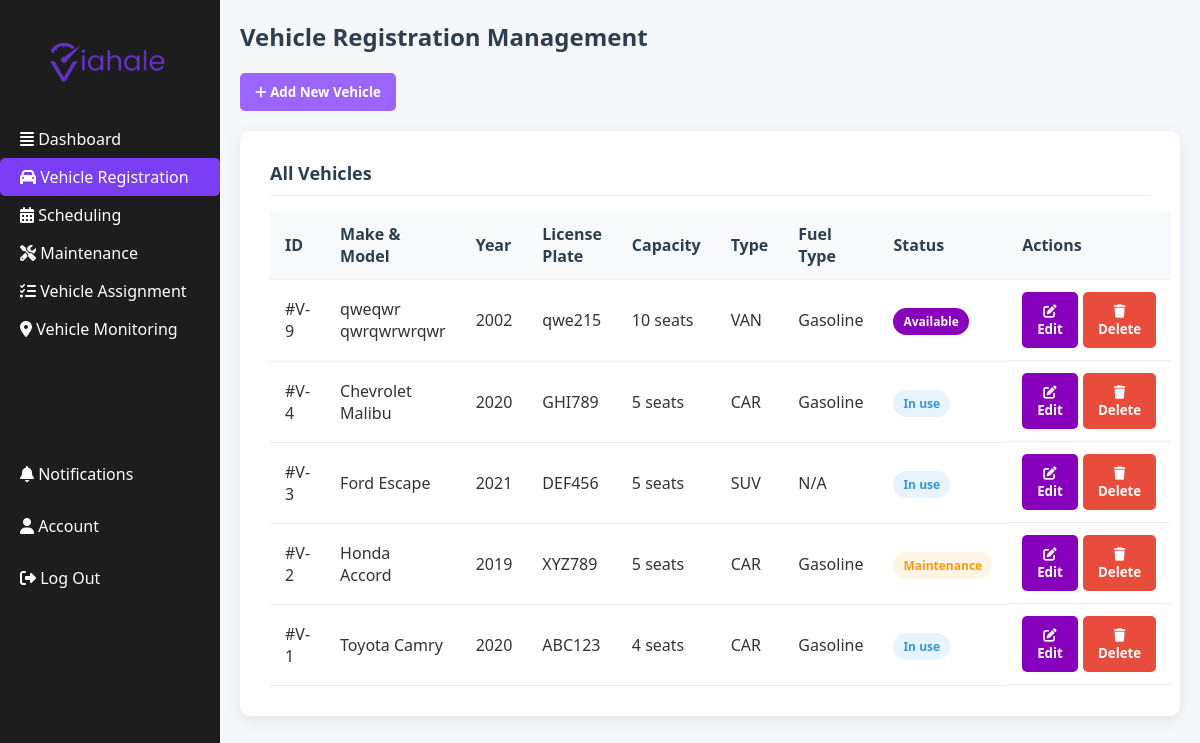
Page /FVM/VR.php on the committed database.
### tables this page shows
CREATE TABLE `vehicles` (
  `vehicle_id` int(11) NOT NULL,
  `make` varchar(50) NOT NULL,
  `model` varchar(50) NOT NULL,
  `year` year(4) DEFAULT NULL,
  `license_plate` varchar(15) NOT NULL,
  `capacity` int(11) NOT NULL,
  `vehicle_type` enum('car','motor','suv','van') DEFAULT 'car',
  `fuel_type` varchar(99) NOT NULL,
  `status` enum('available','in_use','maintenance') DEFAULT 'available',
  `created_at` timestamp NOT NULL DEFAULT current_timestamp(),
  `updated_at` timestamp NULL DEFAULT current_timestamp()
);

### FVM/config.php (called while the page is built, shortened)
<?php
$Connections = mysqli_connect("localhost:3306", "root", "", "log2");
function executeQuery($sql, $params = []) {
    global $Connections;
    $stmt = mysqli_prepare($Connections, $sql);
    if (!mysqli_stmt_execute($stmt)) {
        die("Error executing statement: " . mysqli_stmt_error($stmt));
    }
    $result = mysqli_stmt_get_result($stmt);
    if ($result) {
        $rows = [];
        while ($row = mysqli_fetch_assoc($result)) {
            $rows[] = $row;
        }
        return $rows;
    }
    $affectedRows = mysqli_stmt_affected_rows($stmt);
    return $affectedRows;
}
?>

### FVM/VR.php (the view, shortened to what this page needs)
<?php
include 'config.php';
$vehicles = executeQuery("SELECT * FROM vehicles ORDER BY vehicle_id DESC");
?>
<!DOCTYPE html>
<html lang="en">
<head>
  <link rel="stylesheet" href="https://cdnjs.cloudflare.com/ajax/libs/font-awesome/6.4.0/css/all.min.css"/>
</head>
<body>
  <div class="sidebar">
    <div class="logo">
      <img src="viahale1.png" alt="Logo">
    </div>
    <ul>
      <li><a href="fvm-dashboard.php"><i class="fas fa-align-justify"></i> Dashboard</a></li>
      <li class="active"><a href="VR.php"><i class="fas fa-car me-2"></i> Vehicle Registration</a></li>
      <li><a href="SC.php"><i class="fas fa-calendar-alt me-2"></i> Scheduling</a></li>
      <li><a href="MA.php"><i class="fas fa-tools me-2"></i> Maintenance</a></li>
      <li><a href="VA.php"><i class="fas fa-tasks me-2"></i> Vehicle Assignment</a></li>
      <li><a href="VM.php"><i class="fas fa-map-marker-alt me-2"></i> Vehicle Monitoring</a></li>
    </ul>
    <div class="bottom-links">
      <a href="#"><i class="fas fa-bell me-2"></i> Notifications</a>
      <a href="#"><i class="fas fa-user me-2"></i> Account</a>
      <a href="../login.php"><i class="fas fa-sign-out-alt me-2"></i> Log Out</a>
    </div>
  </div>
  <div class="main-content">
    <div class="dashboard-header">
      <div class="page-title">Vehicle Registration Management</div>
    </div>
    <div class="crud-actions">
      <button class="btn btn-primary" onclick="openModal('add-vehicle')">
        <i class="fas fa-plus"></i> Add New Vehicle
      </button>
    </div>
    <div class="dashboard-cards">
      <div class="card">
        <div class="card-header">
          <div class="card-title">All Vehicles</div>
        </div>
        <div class="vehicle-list">
          <table>
            <thead>
              <tr>
                <th>ID</th>
                <th>Make & Model</th>
                <th>Year</th>
                <th>License Plate</th>
                <th>Capacity</th>
                <th>Type</th>
                <th>Fuel Type</th>
                <th>Status</th>
                <th>Actions</th>
              </tr>
            </thead>
            <tbody>
              <?php foreach ($vehicles as $vehicle):
                $statusClass = str_replace('_', '-', $vehicle['status']);
              ?>
              <tr>
                <td>#V-<?php echo $vehicle['vehicle_id']; ?></td>
                <td><?php echo $vehicle['make'] . ' ' . $vehicle['model']; ?></td>
                <td><?php echo $vehicle['year']; ?></td>
                <td><?php echo $vehicle['license_plate']; ?></td>
                <td><?php echo $vehicle['capacity']; ?> seats</td>
                <td><?php echo strtoupper($vehicle['vehicle_type']); ?></td>
                <td><?php echo !empty($vehicle['fuel_type']) ? ucfirst($vehicle['fuel_type']) : 'N/A'; ?></td>
                <td><span class='status <?php echo $statusClass; ?>'><?php echo ucfirst(str_replace('_', ' ', $vehicle['status'])); ?></span></td>
                <td class="action-buttons">
                  <button class="btn btn-edit" onclick="editVehicle(<?php echo $vehicle['vehicle_id']; ?>)">
                    <i class="fas fa-edit"></i> Edit
                  </button>
                  <button class="btn btn-delete" onclick="deleteVehicle(<?php echo $vehicle['vehicle_id']; ?>, '<?php echo $vehicle['make'] . ' ' . $vehicle['model']; ?>')">
                    <i class="fas fa-trash"></i> Delete
                  </button>
                </td>
              </tr>
              <?php endforeach; ?>
            </tbody>
          </table>
        </div>
      </div>
    </div>
  </div>
</body>
</html>

### FVM/VR.php (style rules this page uses)
:root { --primary: #2c3e50; --secondary: #3498db; --accent: #e74c3c; --light: #ecf0f1; --dark: #1d1d1d; --success: #2ecc71; --warning: #f39c12; }
* { margin: 0; padding: 0; box-sizing: border-box; font-family: 'Segoe UI', Tahoma, Geneva, Verdana, sans-serif; }
body { background-color: #f5f7fa; color: #333; display: flex; margin: 0; }
.sidebar { width: 220px; background: var(--dark); color: white; height: 100vh; padding: 25px 0; position: fixed; }
.sidebar .logo { text-align: center; margin-bottom: 20px; }
.sidebar .logo img { width: 160px; }
.sidebar ul { list-style: none; padding: 0; }
.sidebar ul li { padding: 8px 20px; border-radius: 5px; transition: all 0.3s ease; }
.sidebar ul li a { color: white; text-decoration: none; display: block; transition: color 0.3s ease; }
.sidebar ul li.active { background: #7a3ff2; }
.bottom-links { display: flex; flex-direction: column; margin-top: 100px; }
.bottom-links a { color: white; text-decoration: none; margin: 5px 0; padding: 10px 20px; border-radius: 5px; transition: all 0.3s ease; }
.main-content { margin-left: 220px; padding: 20px; width: calc(100% - 220px); }
.dashboard-header { display: flex; justify-content: space-between; align-items: center; margin-bottom: 20px; }
.page-title { font-size: 24px; font-weight: 600; color: #2c3e50; }
.crud-actions { display: flex; gap: 10px; margin-bottom: 20px; }
.btn { padding: 10px 15px; border: none; border-radius: 5px; cursor: pointer; font-weight: 600; transition: all 0.3s ease; }
.btn-primary { background-color: #9a66ff; color: white; }
.btn-edit { background-color: #8701bcff; color: white; }
.btn-delete { background-color: #e74c3c; color: white; }
.dashboard-cards { display: flex; flex-direction: column; gap: 20px; }
.card { background-color: white; border-radius: 10px; box-shadow: 0 4px 15px rgba(0, 0, 0, 0.08); padding: 30px; transition: transform 0.3s ease; }
.card-header { display: flex; justify-content: space-between; align-items: center; margin-bottom: 15px; padding-bottom: 10px; border-bottom: 1px solid #eee; }
.card-title { font-size: 18px; font-weight: 600; color: #2c3e50; }
table { width: 100%; border-collapse: collapse; }
th, td { padding: 12px 15px; text-align: left; border-bottom: 1px solid #eee; }
th { background-color: #f8f9fa; font-weight: 600; color: #2c3e50; }
.status { padding: 5px 10px; border-radius: 20px; font-size: 12px; font-weight: 600; }
.available { background-color: #8701bcff; color: white; }
.in-use { background-color: #e8f4fd; color: #3498db; }
.maintenance { background-color: #fef5e7; color: #f39c12; }
.action-buttons { display: flex; gap: 5px; }

### rows in the picture
vehicles: vehicle_id "9", make "qweqwr", model "qwrqwrwrqwr", year "2002", license_plate "qwe215", capacity "10", vehicle_type "VAN", fuel_type "Gasoline", status "Available"
vehicles: vehicle_id "4", make "Chevrolet", model "Malibu", year "2020", license_plate "GHI789", capacity "5", vehicle_type "CAR", fuel_type "Gasoline", status "In use"
vehicles: vehicle_id "3", make "Ford", model "Escape", year "2021", license_plate "DEF456", capacity "5", vehicle_type "SUV", fuel_type "N/A", status "In use"
vehicles: vehicle_id "2", make "Honda", model "Accord", year "2019", license_plate "XYZ789", capacity "5", vehicle_type "CAR", fuel_type "Gasoline", status "Maintenance"
vehicles: vehicle_id "1", make "Toyota", model "Camry", year "2020", license_plate "ABC123", capacity "4", vehicle_type "CAR", fuel_type "Gasoline", status "In use"
